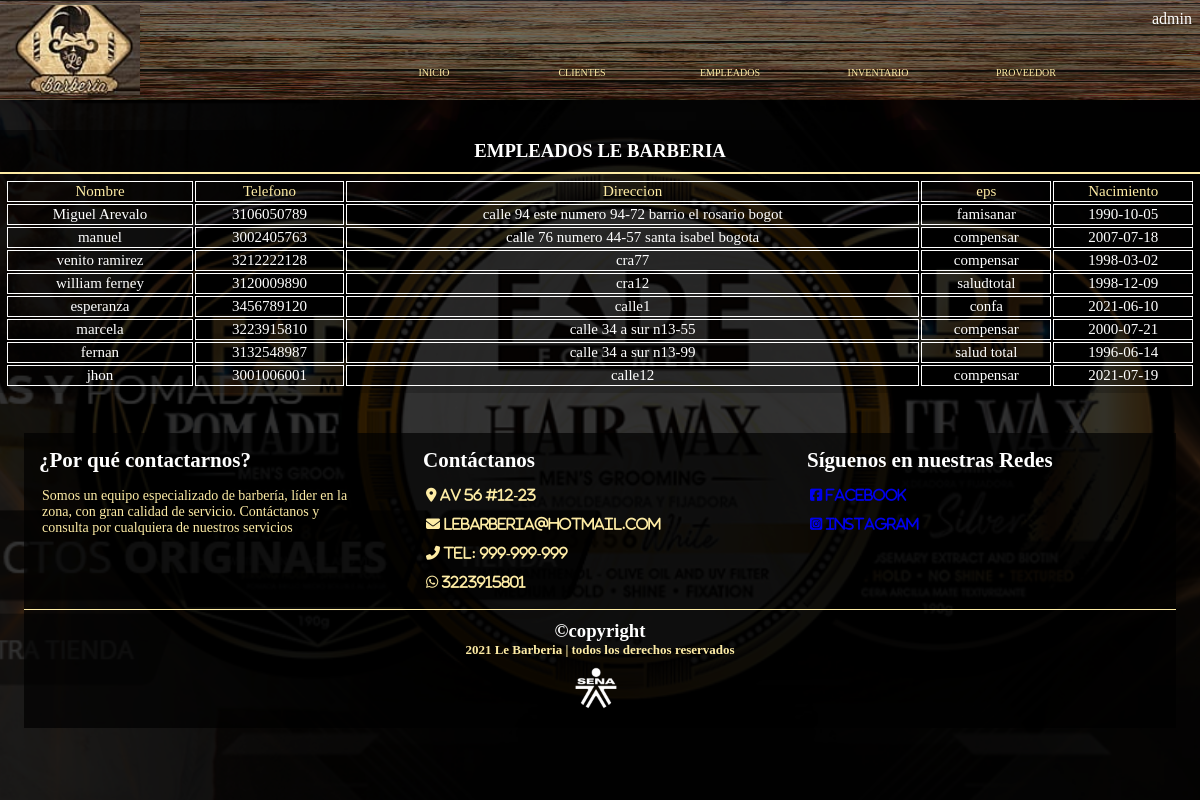
/php/empleados.php (signed in), run on the app's committed database.
### tables this page shows
CREATE TABLE `empleados` (
  `Emple_ID` int(11) NOT NULL,
  `Emple_nombres` varchar(50) NOT NULL,
  `Emple_telefono` varchar(20) NOT NULL,
  `Emple_direccion` varchar(50) NOT NULL,
  `Emple_eps` varchar(30) NOT NULL,
  `Emple_fech_nacimiento` date NOT NULL,
  `Emple_salario` int(11) NOT NULL
);

### php/empleados.php (the view, shortened to what this page needs)
<?php
    $nombre = $_SESSION["nombre"];
?>
   <!doctype html>
<html lang="es">
<head>
          <link rel="stylesheet" href="../CSS/estilosNuest_empleados.css">
          <link rel="stylesheet" href="../CSS/styless.css">
</head>
<body>
  <header>
  <div class="container container__flex">
      <div class="logo">
          <img src="../IMG/LE_Barberia.png" width="100px" class="img_logo">
          <div class="fondo_prueba">
          <img src="../IMG/fondo%20madera.jpg" class="img_prueba"></div>
  <nav class="main-nav">
          <span class="icon_menu" ><i class="fas fa-bars" id="btnmenuu"></i></span>
          <ul class="menu" id="menu">
              <li class="menu_item"><a href="../index.php" class="menu_link menu_link-select">INICIO</a> </li>
              <li class="menu_item"><a href="clientes.php" class="menu_link">CLIENTES</a></li>
              <li class="menu_item"><a href="empleados.php" class="menu_link">EMPLEADOS</a></li>
              <li class="menu_item"><a href="inventario.php" class="menu_link">INVENTARIO</a></li>
              <li class="menu_item"><a href="proveedores.php" class="menu_link">PROVEEDOR</a>
           </ul>
         </nav>
        </div>
      </div>
    <div class="container container__flex">
       <div class="logueo">
            <label for="btnlogin" class="textlogin"><?php echo $nombre; ?>
            <input type="checkbox" id="btnlogin" class="btnlogin"></label>
       </div>
     </div>
  </header>
   <section class="fondo">
   <img src="../IMG/Fondo%20de%20pro.png" width="300px" alt="" class="img_">
   </section>
  <main class="main">
     <section class="grupo_empleados">
     <div class="container container__flex">
       <table class="default_empleados">
        <h3 class="titulo_empleados-lebarberia">EMPLEADOS LE BARBERIA</h3>
    <thead>
         <tr>
           <td class="tdTitulo">Nombre</td>
           <td class="tdTitulo">Telefono</td>
           <td class="tdTitulo">Direccion</td>
           <td class="tdTitulo">eps</td>
           <td class="tdTitulo">Nacimiento</td>
         </tr>
    </thead>
      <?php
           $query = "SELECT * FROM empleados";
           if(!isset($_POST["inputConsul"])){
             $sql_query = mysqli_query($mysqli,$query);
           }
                while($row = mysqli_fetch_array($sql_query))  { ?>
                   <tbody>
                      <tr>
                        <td><?php echo $row["Emple_nombres"];?></td>
                        <td><?php echo $row["Emple_telefono"];?></td>
                        <td><?php echo $row["Emple_direccion"];?></td>
                        <td><?php echo $row["Emple_eps"];?></td>
                        <td><?php echo $row["Emple_fech_nacimiento"];?></td>
                     </tr>
                     </tbody>
                  <?php } ?>
         </table>
       </div>
    </section>
  </main>
  <footer class="footer">
      <div class="container container__flex">
       <div class="column column_33">
           <h3 class="column_title">¿Por qué contactarnos?</h3>
           <p class="column_text">Somos un equipo especializado de barbería, líder en la zona, con gran calidad de servicio. Contáctanos y consulta por cualquiera de nuestros servicios </p>
       </div>
       <div class="column column_33" >
          <h3 class="column_title">  Contáctanos</h3>
          <p class="column_text"><a href="#"></a><i class="fas fa-map-marker-alt">  Av 56 #12-23</i></p>
          <p class="column_text"><a href="#" ></a><i class="fas fa-envelope">  lebarberia@hotmail.com</i></p>
          <p class="column_text"><a href="#"></a><i class="fas fa-phone-alt"> Tel: 999-999-999</i></p>
          <p class="column_text"><a href="#"></a><i class="fab fa-whatsapp"> 3223915801</i></p>
       </div>
       <div class="column column_33">
           <h3 class="column_title">Síguenos en nuestras Redes</h3>
           <p class="column_text"><a href="https://www.facebook.com/groups/1871921056348303"><i class="fab fa-facebook-square"> Facebook</i></a></p>
           <p class="column_text"><a href="https://www.instagram.com/leebarberia/"><i class="fab fa-instagram-square"> Instagram</i></a></p>
       </div>
       <div class="column_100 ">
            <h3 class="copy_1">©copyright </h3>
            <h3 class="copy_2">2021 Le Barberia | todos los derechos reservados</h3>
            <div class="div_logo">
           <img src="../IMG/logo-de-Sena-sin-fondo-Blanco-300x300.png" alt="" class="logo_sena">
           </div>
      </div>
      </div>
  </footer>
</body>
</html>

### CSS/estilosNuest_empleados.css (style rules this page uses)
body { background: rgba(0,0,0,0.8); color: #fff; margin: 0; }
* { box-sizing: border-box; }
img { display: block; width: 100%; max-width: 100%; }
.container { width: 100%; margin: auto; }
.container__flex { display: flex; justify-content: center; flex-wrap: wrap; }
.logo { width: 100%; height: 100px; display: flex; }
.fondo_prueba { width: 100%; height: 100px; max-height: 100px; position: absolute; }
.img_prueba { height: 100px; max-height: 100px; }
.fondo_prueba:before { content: ""; width: 100%; height: 100%; background: rgba(0,0,0,0.5); position: absolute; }
.img_logo { position: relative; width: 140px; height: 90px; object-fit: cover; margin: 5px 0px; z-index: 1000; }
.logueo { width: 150px; height: 30px; text-align: end; position: absolute; top: 10px; right: 8px; }
.main-nav { width: 80%; background: rgb(0,0,0,0.7); }
.menu { width: 100%; display: flex; margin: 0; justify-content: flex-end; margin-top: 40px; position: relative; text-align: center; }
.menu_item { width: 15%; height: 40px; list-style: none; padding: 0px 10px; margin: 5px; font-size: 10px; text-align: center; line-height: 20px; color: rgb(254, 236, 165); }
.menu_link { cursor:pointer; color: rgb(254, 236, 165); text-decoration: none; }
.fondo img { width: 100%; height: 700px; object-fit: cover; background-repeat: repeat; }
.fondo { position:absolute; }
.fondo:before { content: ""; position: absolute; background: rgba(0,0,0,0.8); width: 100%; height: 100%; }
.main { margin: 30px 0px; width: 100%; top: 120px; }
.grupo_empleados { width: 100%; position: relative; }
.titulo_empleados-lebarberia { width: 100%; padding: 10px; text-align: center; border-bottom:2px solid rgb(254, 236, 165); background: rgba(0,0,0,0.5); }
.default_empleados { width: 100%; background: rgba(0,0,0,0.2); padding: 5px; text-align: center; flex-wrap: wrap; }
tr { font-size: 15px; }
.tdTitulo { color:rgb(254, 236, 165); }
td { border: 1px solid#fff; }
h1,h2,h3,h4,p { width: 90%; margin: auto; }
.footer { position: relative; display: block; top: 78%; width: 100%; margin-top: 10px; }
.column_33 { width: 32%; color: rgb(254, 236, 165); background: rgba(0,0,0,0.7); padding: 10px; }
.column_title { padding: 5px; color: #fff; font-size: 21px; margin-bottom: 5px; justify-content: center; margin-left: 0; }
.column_text { padding: 5px; justify-content: center; font-size: 14px; margin: 3px; }
.column_100 { width: 96%; color: rgb(254, 236, 165); background: rgba(0,0,0,0.7); padding: 10px; border-top: 1px solid }
.copy_1 { text-align: center; color: #fff; }
.copy_2 { text-align: center; font-size: 13px; }
.div_logo { text-align: center; }
.logo_sena { width: 50px; height: 50px; margin: 5px; position: relative; left: 47%; }

### data on the page
empleados: Emple_nombres "Miguel Arevalo", Emple_telefono "3106050789", Emple_direccion "calle 94 este numero 94-72 barrio el rosario bogot", Emple_eps "famisanar", Emple_fech_nacimiento "1990-10-05"
empleados: Emple_nombres "manuel", Emple_telefono "3002405763", Emple_direccion "calle 76 numero 44-57 santa isabel bogota", Emple_eps "compensar", Emple_fech_nacimiento "2007-07-18"
empleados: Emple_nombres "venito ramirez", Emple_telefono "3212222128", Emple_direccion "cra77", Emple_eps "compensar", Emple_fech_nacimiento "1998-03-02"
empleados: Emple_nombres "william ferney", Emple_telefono "3120009890", Emple_direccion "cra12", Emple_eps "saludtotal", Emple_fech_nacimiento "1998-12-09"
empleados: Emple_nombres "esperanza", Emple_telefono "3456789120", Emple_direccion "calle1", Emple_eps "confa", Emple_fech_nacimiento "2021-06-10"
empleados: Emple_nombres "marcela", Emple_telefono "3223915810", Emple_direccion "calle 34 a sur n13-55", Emple_eps "compensar", Emple_fech_nacimiento "2000-07-21"
empleados: Emple_nombres "fernan", Emple_telefono "3132548987", Emple_direccion "calle 34 a sur n13-99", Emple_eps "salud total", Emple_fech_nacimiento "1996-06-14"
empleados: Emple_nombres "jhon", Emple_telefono "3001006001", Emple_direccion "calle12", Emple_eps "compensar", Emple_fech_nacimiento "2021-07-19"

### other printed values
$nombre "admin"
